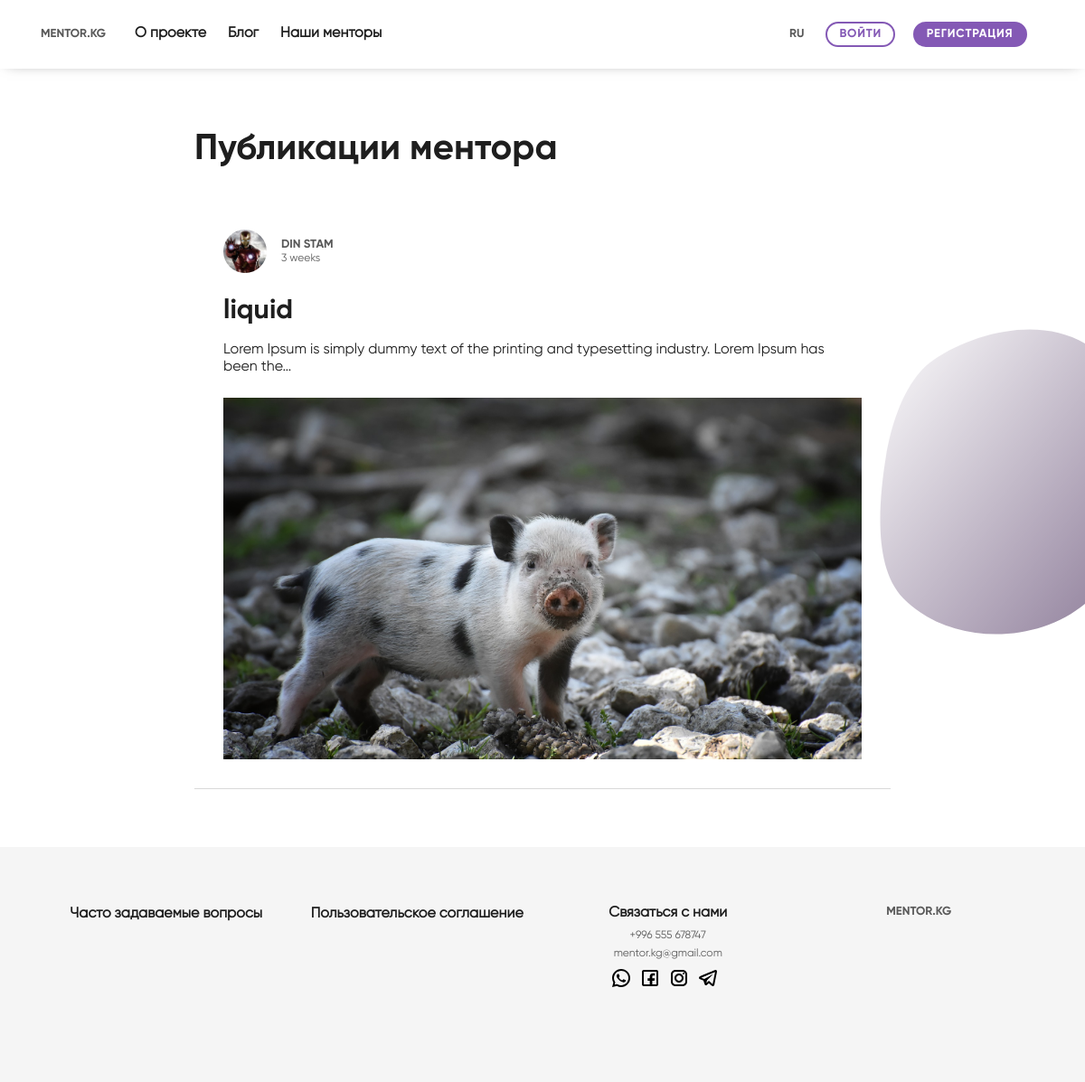
The app's page /din/blog/ with its own data.
### blog/models.py (models this page shows, shortened)
class Blog(models.Model):
    user = models.ForeignKey(User, on_delete=models.CASCADE)
    title = models.CharField(max_length=100)
    content = models.TextField()
    updated = models.DateTimeField(auto_now=True)
    timestamp = models.DateTimeField(auto_now_add=True)

class BlogImage(models.Model):
    image = models.ImageField(null=True, blank=True, upload_to='blog_images')
    blog = models.ForeignKey(Blog, on_delete=models.CASCADE)

### accounts/models.py (models this page shows, shortened)
class User(AbstractUser):
    USER_TYPE_CHOICES = (
        ('Mentor', 'Mentor'),
        ('Student', 'Student'),
    )
    user_type = models.CharField(max_length=20, choices=USER_TYPE_CHOICES)

class UserProfile(models.Model):
    user = models.OneToOneField(User, related_name='profile', on_delete=models.CASCADE)
    image = models.ImageField(default='default.png', upload_to='profile_pics')
    position = models.CharField(max_length=120)
    company = models.CharField(max_length=120)
    biography = models.TextField()
    expectations = models.TextField()
    following = models.ManyToManyField(settings.AUTH_USER_MODEL, blank=True, related_name='followed_by')
    objects = UserProfileManager()

### accounts/views.py (the view)
# urls.py: path('<username>/blog/', UserBlog.as_view(), name='user_blog'),
class UserBlog(DetailView):
    template_name = "accounts/blog_user_list.html"
    queryset = User.objects.all()
    def get_object(self):
        return get_object_or_404(User, username__iexact=self.kwargs.get("username"))

### accounts/templates/accounts/blog_user_list.html (shortened to what this page needs)
{% extends "base.html" %}
{% load crispy_forms_tags %}
{% block content %}
    <main>
        <div class="background-blobs">
            <section>
                <div
                        class="container col-lg-8 col-md-10 col-sm-12"
                        id="blog__blog-cards"
                >
                    <h2 class="font-title">Публикации ментора</h2>
                    {% for blog in object.blog_set.all %}
                        <div class="blog-card">
                            <div class="blog-card__blog-card-header">
                                <div class="blog-card__blog-card-header__avatar">
                                    <img src="{{ blog.user.profile.image.url }}">
                                </div>
                                <div class="blog_card__blog-card-header__username">
                                    <h4 class="font-subtitle"><a href="/{{ blog.user.username }}">{{ blog.user.first_name }} {{ blog.user.last_name }}</a></h4>
                                    <p class="font-text-sm">{{ blog.timestamp|timesince }}</p>
                                </div>
                            </div>
                            <div class="blog-card__blog-card-body">
                                <h4 class="font-title-sm">
                                    <a href="{% url 'blog:detail' blog.id %}"
                                    >{{ blog.title }}</a
                                    >
                                </h4>
                                <p class="font-text">
                                    {{ blog.content|truncatechars:100 }}
                                </p>
                                <div class="blog-card__blog-card-body__img">
                                    <img src="{{ blog.blogimage_set.first.image.url }}"/>
                                </div>
                            </div>
                        </div>
                    {% empty %}
                        <h5 class="font-text mt-5">Пока публикаций нет</h5>
                    {% endfor %}
                </div>
            </section>
        </div>
    </main>
{% endblock content %}

### records on screen
Blog: user.profile.image (picture), user.first_name "DIN", user.last_name "STAM", timestamp "3 weeks", title "liquid", content "Lorem Ipsum is simply dummy text of the printing and typesetting industry. Lorem Ipsum has been the…", blogimage_set.first.image (picture)
